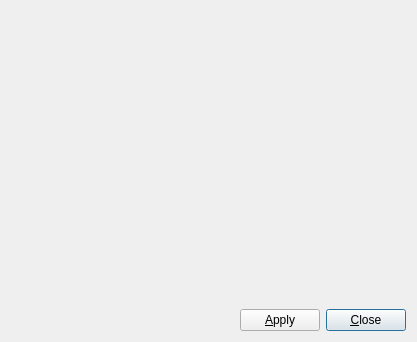
<?xml version="1.0" encoding="UTF-8"?>
<ui version="4.0">
 <class>KinematicGraphsConfigurationDialog</class>
 <widget class="QDialog" name="KinematicGraphsConfigurationDialog">
  <property name="geometry">
   <rect>
    <x>0</x>
    <y>0</y>
    <width>417</width>
    <height>342</height>
   </rect>
  </property>
  <property name="windowTitle">
   <string>Configure Velocity Calculations</string>
  </property>
  <layout class="QGridLayout" name="gridLayout">
   <item row="1" column="2">
    <widget class="QPushButton" name="button_close">
     <property name="text">
      <string>&amp;Close</string>
     </property>
    </widget>
   </item>
   <item row="1" column="1">
    <widget class="QPushButton" name="button_apply">
     <property name="text">
      <string>&amp;Apply</string>
     </property>
    </widget>
   </item>
   <item row="1" column="0">
    <spacer name="horizontalSpacer">
     <property name="orientation">
      <enum>Qt::Horizontal</enum>
     </property>
     <property name="sizeHint" stdset="0">
      <size>
       <width>40</width>
       <height>20</height>
      </size>
     </property>
    </spacer>
   </item>
   <item row="0" column="0" colspan="3">
    <widget class="QWidget" name="placeholder_widget" native="true"/>
   </item>
  </layout>
 </widget>
 <resources/>
 <connections/>
</ui>
